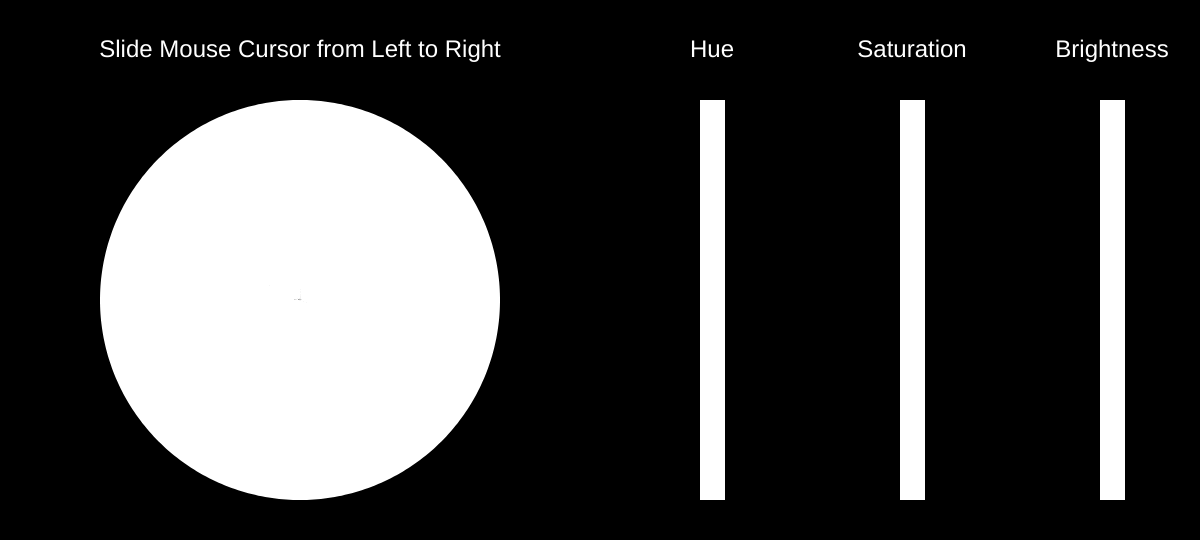
Frame 1 (no input)
Frame 60 (no input): identical to frame 1, image omitted
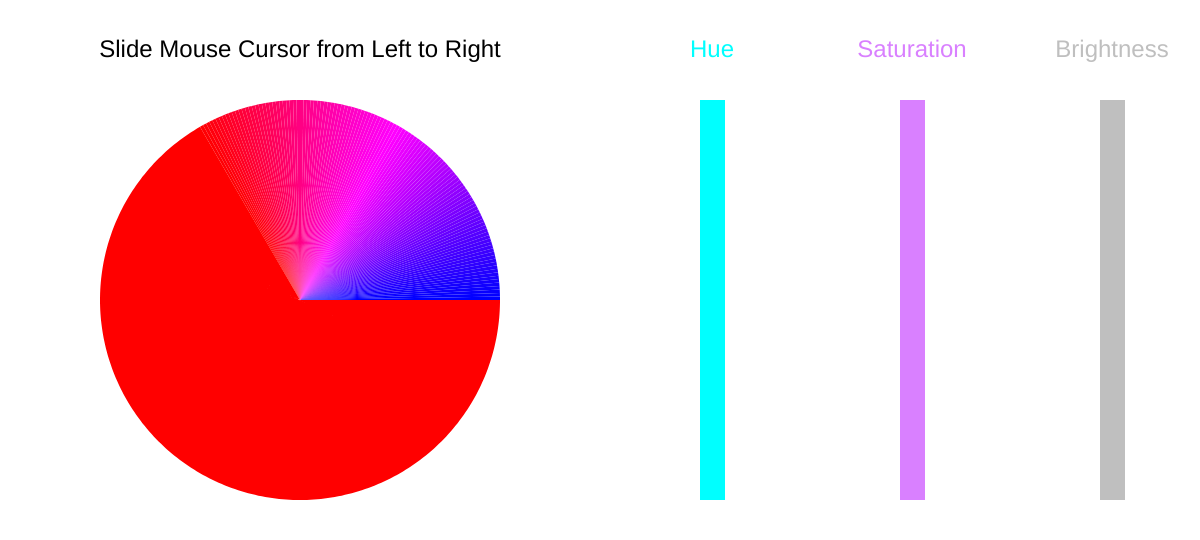
Frame 120 (the mouse pressed at the canvas centre since frame 60)

The p5.js sketch that drew these frames (run headless with seeded random() and noise() and a simulated clock; from frame 60 on, the mouse is pressed at the canvas centre):

// p5.js sketch
// ── sketch.js
/**
 * Variables for Radial Fan:
 */
numOfSegments = 360;
radius = 200;

function setup() {
    createCanvas(1200, 540);

    colorMode(HSB, 360, 100, 100); // Max. HSB
    angleMode(DEGREES);
    noStroke();
    smooth();
}

function draw() {
    background(0, 0, mouseX); // Transitional Brightness for Canvas 
    fill(200, 0, 0);
    let stepAngle = 360/numOfSegments;

    /**
     * Mapping the transition speed of Hue, Saturation and Brightness Vertical Strips:
     * i.e. Fine-tuning the transition sped per rectangle. 
     */
    let slowChangeH = map(mouseX, 0, width, 0, 360); 
    let slowChangeS = map(mouseX, 0, width, 0, 100); 
    let slowChangeB = map(mouseX, 400, width, 100, 0);

    /**
     * RADIAL FAN:
     * (`TRIANGLE_FAN` based on P5.js)
     */
    beginShape(TRIANGLE_FAN);
        vertex(300, 300); // Centre of diameter (Static)
        for (let a = 0; a <= 360; a += stepAngle) {
            let vx = radius * cos(a) + 300;
            let vy = radius * sin(a) + 300;
            fill(mouseX - a, mouseX, 100); // Interactive Radial Colour Hue (HSB variant)
            vertex(vx, vy);
        }
    endShape(CLOSE);

    /**
     * INSTRUCTION ON HOW TO INTERACT:
     */
    textSize(24);
    textAlign(CENTER, CENTER);
    fill(0, 0, 100 - mouseX); // Reverse Brightness against Canvas
    text('Slide Mouse Cursor from Left to Right', 300, 50);

    /**
     * HUE DEMONSTRATION:
     */
    push();
    textSize(24);
    textAlign(CENTER, CENTER);
    fill(slowChangeH, mouseX, 100); // Saturation has transition to match transition of canvas.
    text('Hue', 712, 50);

    fill(slowChangeH, mouseX, 100);
    translate(700, 100);
    rect(0, 0, 25, 400);
    pop();

    /**
     * SATURATION DEMONSTRATION:
     */
    push();
    textSize(24);
    textAlign(CENTER, CENTER);
    fill(282, slowChangeS, 100);
    text('Saturation', 912, 50);
 
    fill(282, slowChangeS, 100);
    translate(900, 100);
    rect(0, 0, 25, 400);
    pop();

    /**
     * BRIGHTNESS DEMONSTRATION:
     */
    push();
    textSize(24);
    textAlign(CENTER, CENTER);
    fill(64, 0, slowChangeB);
    text('Brightness', 1112, 50);
 
    fill(64, 0, slowChangeB);
    translate(1100, 100);
    rect(0, 0, 25, 400);
    pop();
}
